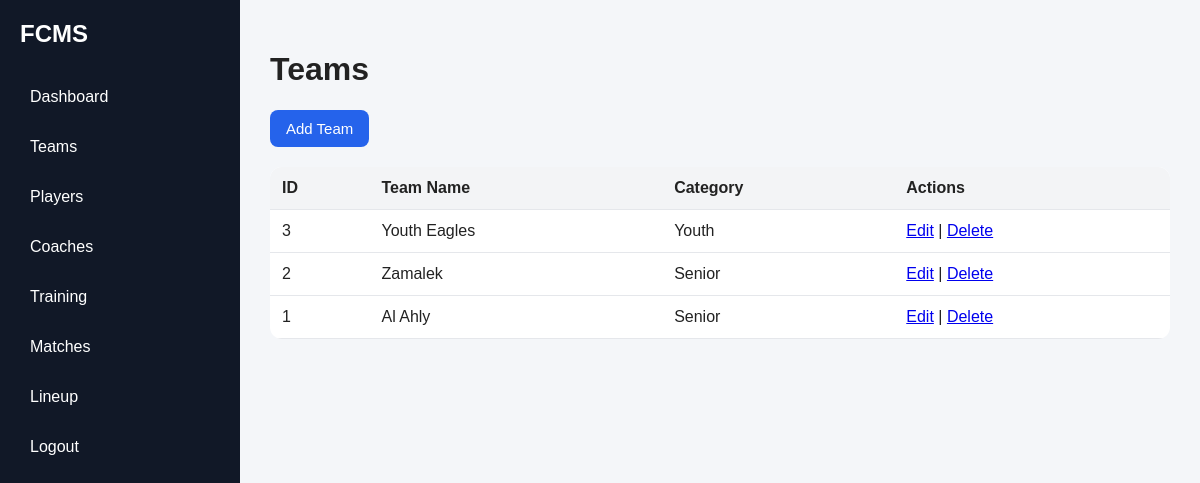
Page /public/index.php?page=teams (signed in) on the committed database.
### tables this page shows
CREATE TABLE `teams` (
  `teamId` int(11) NOT NULL,
  `teamName` varchar(100) NOT NULL,
  `category` varchar(50) DEFAULT NULL
);

### app/controllers/TeamController.php (called while the page is built, shortened)
<?php
require_once __DIR__ . '/../models/Team.php';
class TeamController extends Controller
{
    private $teamModel;
    public function __construct()
    {
        $this->teamModel = new Team();
    }
    public function index()
    {
        $teams = $this->teamModel->getAllTeams();
        $this->view('teams/index', [
            'teams' => $teams
        ]);
    }
}

### app/core/Database.php (called while the page is built, shortened)
<?php
class Database
{
    private static $instance = null;
    private $connection;
    private function __construct()
    {
        $this->connection = new mysqli(DB_HOST, DB_USER, DB_PASS, DB_NAME);
        $this->connection->set_charset('utf8mb4');
    }
    public static function getInstance()
    {
        if (self::$instance === null) {
            self::$instance = new Database();
        }
        return self::$instance;
    }
    public function getConnection()
    {
        return $this->connection;
    }
}

### app/core/Model.php (called while the page is built, shortened)
<?php
require_once __DIR__ . '/Database.php';
class Model
{
    public function __construct()
    {
        $this->db = Database::getInstance()->getConnection();
    }
}

### app/models/Team.php (called while the page is built, shortened)
<?php
require_once __DIR__ . '/../core/Model.php';
class Team extends Model
{
    public function getAllTeams()
    {
        $sql = "SELECT * FROM teams ORDER BY teamId DESC";
        $result = $this->db->query($sql);
        return $result;
    }
}

### app/views/teams/index.php (the view, shortened to what this page needs)
<!DOCTYPE html>
<html lang="en">
<head>
    <link rel="stylesheet" href="<?php echo BASE_URL; ?>css/style.css">
</head>
<body>
<div class="layout">
    <aside class="sidebar">
        <h2>FCMS</h2>
        <ul>
            <li><a href="<?php echo BASE_URL; ?>index.php?page=dashboard">Dashboard</a></li>
            <li><a href="<?php echo BASE_URL; ?>index.php?page=teams">Teams</a></li>
            <li><a href="<?php echo BASE_URL; ?>index.php?page=players">Players</a></li>
            <li><a href="<?php echo BASE_URL; ?>index.php?page=coaches">Coaches</a></li>
            <li><a href="<?php echo BASE_URL; ?>index.php?page=training">Training</a></li>
            <li><a href="<?php echo BASE_URL; ?>index.php?page=matches">Matches</a></li>
            <li><a href="<?php echo BASE_URL; ?>index.php?page=lineup">Lineup</a></li>
            <li><a href="<?php echo BASE_URL; ?>index.php?page=logout">Logout</a></li>
        </ul>
    </aside>
    <main class="content">
        <h1>Teams</h1>
        <a class="btn-primary small-btn" href="<?php echo BASE_URL; ?>index.php?page=teams&action=create">
            Add Team
        </a>
        <table class="data-table">
            <tr>
                <th>ID</th>
                <th>Team Name</th>
                <th>Category</th>
                <th>Actions</th>
            </tr>
            <?php if ($teams && $teams->num_rows > 0): ?>
                <?php while ($row = $teams->fetch_assoc()): ?>
                    <tr>
                        <td><?php echo $row['teamId']; ?></td>
                        <td><?php echo htmlspecialchars($row['teamName']); ?></td>
                        <td><?php echo htmlspecialchars($row['category']); ?></td>
                        <td>
                            <a href="<?php echo BASE_URL; ?>index.php?page=teams&action=edit&id=<?php echo $row['teamId']; ?>">Edit</a>
                            |
                            <a href="<?php echo BASE_URL; ?>index.php?page=teams&action=delete&id=<?php echo $row['teamId']; ?>"
                               onclick="return confirm('Are you sure you want to delete this team?');">
                                Delete
                            </a>
                        </td>
                    </tr>
                <?php endwhile; ?>
            <?php else: ?>
                <tr>
                    <td colspan="4">No teams found.</td>
                </tr>
            <?php endif; ?>
        </table>
    </main>
</div>
</body>
</html>

### public/css/style.css (style rules this page uses)
* { box-sizing: border-box; font-family: Arial, sans-serif; }
body { margin: 0; background: #f4f6f9; color: #222; }
.btn-primary, .btn-secondary { display: inline-block; border: none; color: white; padding: 12px 16px; border-radius: 8px; cursor: pointer; font-size: 15px; text-decoration: none; }
.btn-primary { background: #2563eb; }
.layout { display: flex; min-height: 100vh; }
.sidebar { width: 240px; background: #111827; color: white; padding: 20px; flex-shrink: 0; }
.sidebar h2 { margin-top: 0; margin-bottom: 30px; }
.sidebar ul { padding: 0; list-style: none; }
.sidebar li { margin-bottom: 12px; }
.sidebar a { color: white; text-decoration: none; display: block; padding: 10px; border-radius: 8px; }
.content { flex: 1; padding: 30px; }
.data-table { width: 100%; border-collapse: collapse; }
.data-table th, .data-table td { padding: 12px; border-bottom: 1px solid #e5e7eb; text-align: left; }
.data-table th { background: #f8fafc; }
.small-btn { display: inline-block; width: auto; padding: 10px 16px; margin-bottom: 20px; text-decoration: none; }
.data-table { width: 100%; border-collapse: collapse; background: white; border-radius: 12px; overflow: hidden; }
.data-table th { background: #f3f4f6; }

### rows in the picture
teams: teamId "3", teamName "Youth Eagles", category "Youth"
teams: teamId "2", teamName "Zamalek", category "Senior"
teams: teamId "1", teamName "Al Ahly", category "Senior"
